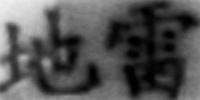
#> input picture HanziRecognition/qizi_data/dilei/0.jpg, 200 x 100 px, found by its file name
$ python pic_test.py
#> lines starting #> are read from the running program, lines starting #| are printed output that depends on the picture
import cv2
import numpy as np

if __name__ =="__main__":
    img = cv2.imread("./origin_img/red/junzhang/0.jpg")
#> img is the input picture: shape (100, 200, 3); min 0, max 239, mean 82.1
    h,w = img.shape[:2]
#> h = 100; w = 200
    gray = np.zeros((h,w), np.uint8)
    gray[:,:] = img[:,:,2] # 取红色通道
    gray = np.clip(gray, 0, 155)
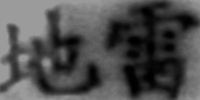
#> gray: shape (100, 200); min 0, max 155, mean 78.2
    cv2.imshow("img", img)
    cv2.imshow("gray", gray)
    cv2.waitKey(0)
    cv2.destroyAllWindows()
